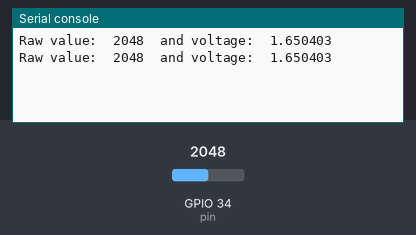
A program run on a simulated ESP32 board running MicroPython. On the bench: the last lines printed to the serial console. The test bench sets the inputs (shaded band); at power-on: GPIO 34 (pin) = 2048 (analog values on the 0–4095 scale).

Above: at 1.2 s.
1.3 s: GPIO 34 (pin) set to 2866
At 2.6 s:
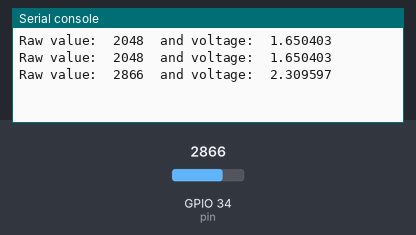
2.8 s: GPIO 34 (pin) set to 3603
At 3.8 s:
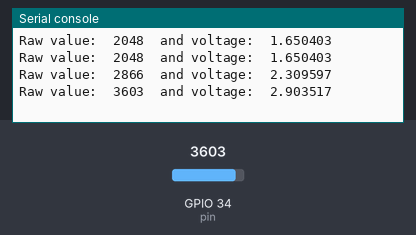
Timing chart, 0 to 5.8 s (numbered marks = the images above; inputs shaded):
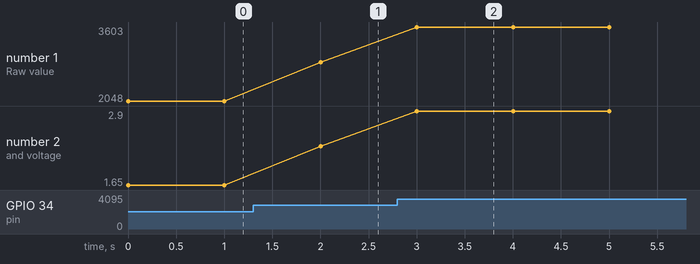

The program:

sleep_ms.py
```python
from machine import Pin
from machine import ADC
from time import sleep_ms
from math import sqrt

pin = Pin(34)
adc=ADC(pin)
adc.atten(ADC.ATTN_11DB)

while True:
    val1=adc.read()
    val2=3.3*val1/4095
    print('Raw value: ',val1,' and voltage: ',val2)
    sleep_ms(1000)
```

Measured:
- after the input at 1.3 s, the serial console: prints a new line after 0.70 s (image 1)
- after the input at 2.8 s, the serial console: prints a new line after 0.20 s (image 2)
- plotted number 1: 2048 → 2866 after the input at 1.3 s, 2866 → 3603 after the input at 2.8 s
- plotted number 2: 1.65 → 2.31 after the input at 1.3 s, 2.31 → 2.9 after the input at 2.8 s
